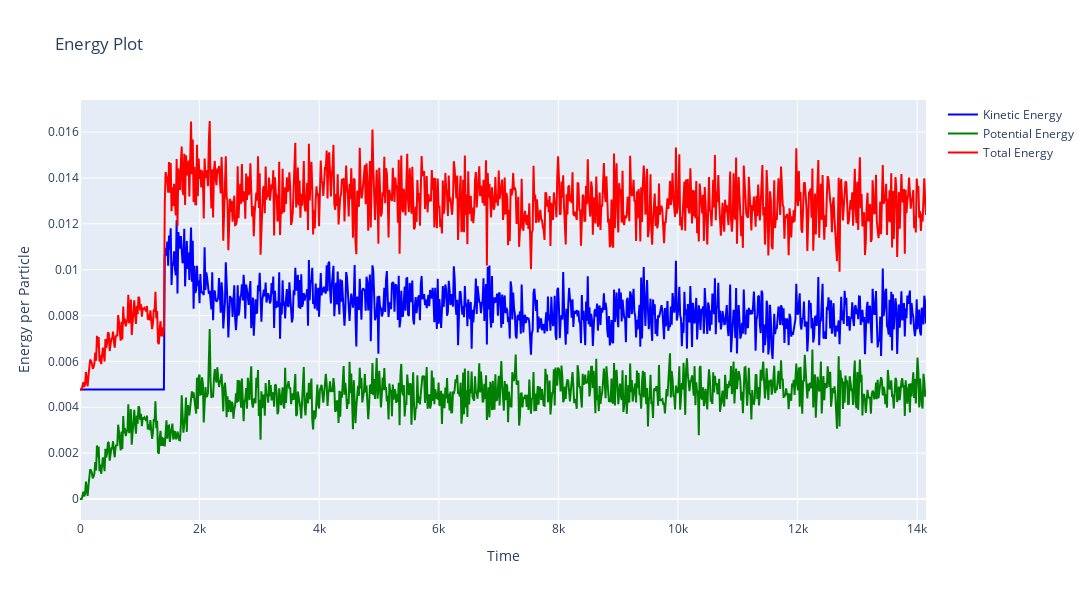

The cell this chart's notebook holds for it:
### Markdown cell above
# Plot Energy

### Code cell
def energy_plotly_plotter(xlabel, ylabel):
    size=len(particle_data)
    legend_names = ["Kinetic Energy", "Potential Energy", "Total Energy"]
    colors = ['blue', 'green', 'red']
    energies=[0,0,0]

    # Calculate  kinetic, potential and total energy per particle for each time step
    energies[0] = np.average(0.5 * np.sum( particle_data[:, :, 2:4] ** 2, axis=2), axis=1)
    energies[1] = particle_data[:,-1, -1]  #last particle last column contains the avergae PE per particle for that timestep
    energies[2] = energies[0] + energies[1]

    # Create Plotly figure
    fig = go.Figure()
    time = [i*dataCompression*timestep for i in range(size-1)]
    for i in range(3): fig.add_trace(go.Scatter(x=time, y=energies[i], mode='lines', name=legend_names[i], line=dict(color=colors[i])))

    fig.update_layout(title="Energy Plot", xaxis_title=xlabel, yaxis_title=ylabel, width=1200, height=600)
    pio.write_html(fig, path+'tempi.html')
    fig.show()

energy_plotly_plotter("Time", "Energy per Particle")

### Figure 1 — Plotly figure (JSON) as saved in the notebook; plotly's stock layout.template omitted (floating-point values rounded to 4 significant figures; data arrays with more than 128 entries replaced by an {"elided": "..."} marker saying what was removed)
{"data": [{"line": {"color": "blue"}, "mode": "lines", "name": "Kinetic Energy", "type": "scatter", "x": {"elided": "999 float values"}, "y": {"elided": "1000 float values"}}, {"line": {"color": "green"}, "mode": "lines", "name": "Potential Energy", "type": "scatter", "x": {"elided": "999 float values"}, "y": {"elided": "1000 float values"}}, {"line": {"color": "red"}, "mode": "lines", "name": "Total Energy", "type": "scatter", "x": {"elided": "999 float values"}, "y": {"elided": "1000 float values"}}], "layout": {"height": 600, "title": {"text": "Energy Plot"}, "width": 1200, "xaxis": {"title": {"text": "Time"}}, "yaxis": {"title": {"text": "Energy per Particle"}}}}
